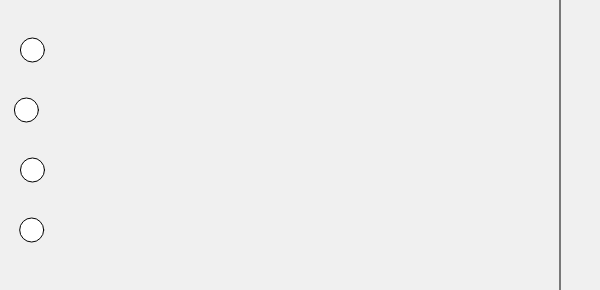
Frame 1 (no input)
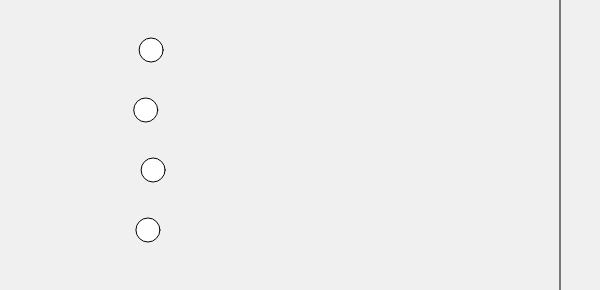
Frame 60 (no input)
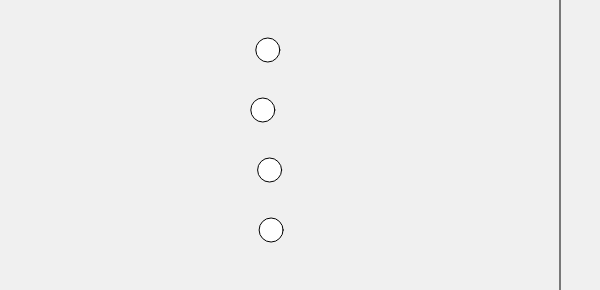
Frame 120 (the mouse pressed at the canvas centre since frame 60)

The p5.js sketch that drew these frames (run headless with seeded random() and noise() and a simulated clock; from frame 60 on, the mouse is pressed at the canvas centre):

// p5.js sketch
// ── sketch.js
let arRacerX = [30, 25, 30, 30];
let startY = 50;
let yStep = 60;
let finishX = 560;
let raceOver = false;

function setup() {
  createCanvas(600, startY + yStep * arRacerX.length);
}

function draw() {
  background(240);
  line(finishX, 0, finishX, height);
  for (let i = 0; i < arRacerX.length; i++) {
    let y = startY + yStep * i;
    if (arRacerX[i] < finishX && raceOver == false) {
      arRacerX[i] += random(1, 3);
      if (arRacerX[i] >= finishX) {
        raceOver = true;
      }
    } else {
      if (arRacerX[i] >= finishX) {
        fill(255, 255, 255);
        stroke(0);
        strokeWeight(2);
        textAlign(CENTER, CENTER);
        text('Winner!', arRacerX[i]-20, y - 27);
        strokeWeight(1);
        fill(255, 240, 240);
      } else {
        fill(255, 255, 255);
      }
    }
    circle(arRacerX[i], y, 24);
  }
  if(raceOver) {
    fill(255, 255, 255);
    circle(300, height/2, 100);
    strokeWeight(1);
    stroke(255)
    fill(0)
    textSize(30);
    textAlign(CENTER, CENTER);
    text('Reset', 300, height/2);
    stroke(0);
    fill(255);
  }
}

function mouseClicked() {
  if(raceOver && dist(mouseX, mouseY, 300, height/2) < 50) {
    arRacerX = [30, 25, 30, 30];
    startY = 50;
    yStep = 60;
    finishX = 560;
    raceOver = false;
  }
}
